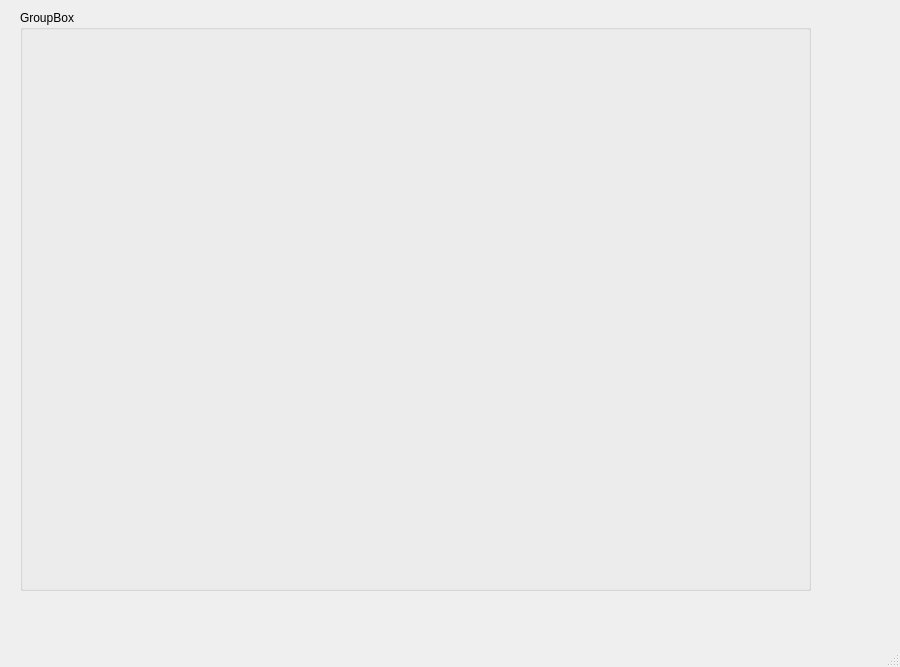
<?xml version="1.0" encoding="UTF-8"?>
<ui version="4.0">
 <class>MainWindow</class>
 <widget class="QMainWindow" name="MainWindow">
  <property name="geometry">
   <rect>
    <x>0</x>
    <y>0</y>
    <width>900</width>
    <height>667</height>
   </rect>
  </property>
  <property name="windowTitle">
   <string>MainWindow</string>
  </property>
  <widget class="QWidget" name="centralwidget">
   <widget class="QGroupBox" name="groupBox">
    <property name="geometry">
     <rect>
      <x>20</x>
      <y>10</y>
      <width>791</width>
      <height>581</height>
     </rect>
    </property>
    <property name="title">
     <string>GroupBox</string>
    </property>
    <widget class="QCameraViewfinder" name="viewfinder" native="true">
     <property name="geometry">
      <rect>
       <x>90</x>
       <y>70</y>
       <width>541</width>
       <height>361</height>
      </rect>
     </property>
    </widget>
   </widget>
  </widget>
  <widget class="QMenuBar" name="menubar">
   <property name="geometry">
    <rect>
     <x>0</x>
     <y>0</y>
     <width>900</width>
     <height>30</height>
    </rect>
   </property>
  </widget>
  <widget class="QStatusBar" name="statusbar"/>
 </widget>
 <customwidgets>
  <customwidget>
   <class>QCameraViewfinder</class>
   <extends>QWidget</extends>
   <header>PyQt5.QtMultimediaWidgets</header>
   <container>1</container>
  </customwidget>
 </customwidgets>
 <resources/>
 <connections/>
</ui>
